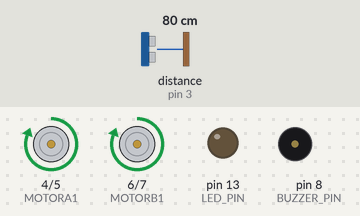
Recording of a sketch running on a simulated Arduino Uno, built with avr-gcc and run on an emulated ATmega328P. Shown: motor-driver pin pairs drawn as motors (green arrow = first pin HIGH = forward, orange = second pin HIGH = backward, longer = more drive), output pins drawn as LEDs (lit = HIGH), buzzer (waves = sounding). Wiring (inferred from the names in the program): ultrasonic range finder: trigger pin 2; echo pin 3. The test bench sets the inputs (shaded band); at power-on: distance to the obstacle (sensor on pin 3) 80 cm. The echo pulse lasts 58.3 µs per cm; pins used as bus, display or sensor lines are not drawn.

Above: at 1.2 s.
1.3 s: distance to the obstacle (sensor on pin 3) set to 13 cm
2.8 s: distance to the obstacle (sensor on pin 3) set to 10 cm
At 3.9 s:
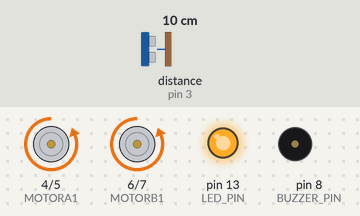
At 6.02 s:
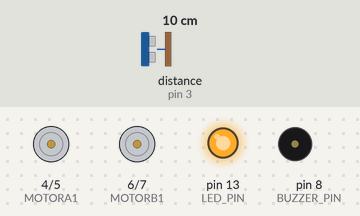
Timing chart, 0 to 13.4 s (numbered marks = the images above; inputs shaded):
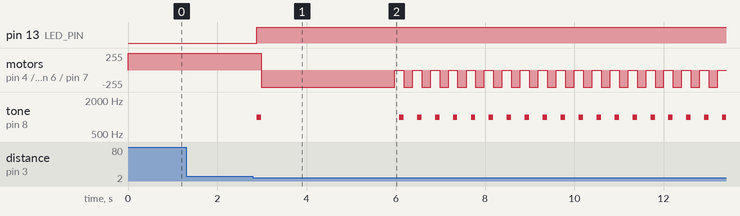

The sketch:

going_straight__obstacle__stop__sound_+_light+back.ino
```cpp
#define TRIGGER_PIN 2
#define ECHO_PIN 3
#define LED_PIN 13
#define BUZZER_PIN 8
#define MOTORA1 4
#define MOTORA2 5
#define MOTORB1 6
#define MOTORB2 7

long distance;
unsigned long moveStartTime;
bool movingForward = true;

void setup() {
  pinMode(TRIGGER_PIN, OUTPUT);
  pinMode(ECHO_PIN, INPUT);
  pinMode(LED_PIN, OUTPUT);
  pinMode(BUZZER_PIN, OUTPUT);
  pinMode(MOTORA1, OUTPUT);
  pinMode(MOTORA2, OUTPUT);
  pinMode(MOTORB1, OUTPUT);
  pinMode(MOTORB2, OUTPUT);

  digitalWrite(MOTORA1, HIGH);
  digitalWrite(MOTORA2, LOW);
  digitalWrite(MOTORB1, HIGH);
  digitalWrite(MOTORB2, LOW);

  Serial.begin(9600);
  moveStartTime = millis();
}

void loop() {
  digitalWrite(TRIGGER_PIN, LOW);
  delayMicroseconds(2);
  digitalWrite(TRIGGER_PIN, HIGH);
  delayMicroseconds(10);
  digitalWrite(TRIGGER_PIN, LOW);

  distance = pulseIn(ECHO_PIN, HIGH) / 58.2;

  if (distance <= 10) {
    digitalWrite(LED_PIN, HIGH);
    tone(BUZZER_PIN, 1000);
    delay(100);
    noTone(BUZZER_PIN);

    // Остановка моторов
    digitalWrite(MOTORA1, LOW);
    digitalWrite(MOTORA2, LOW);
    digitalWrite(MOTORB1, LOW);
    digitalWrite(MOTORB2, LOW);

    // Обратное движение
    unsigned long moveDuration = millis() - moveStartTime;
    moveBackward(moveDuration);

    // Сброс времени движения
    moveStartTime = millis();
  } else {
    digitalWrite(LED_PIN, LOW);

    if (!movingForward) {
      // Сохраняем время начала движения вперед
      moveStartTime = millis();
      movingForward = true;
    }

    // Движение вперед
    digitalWrite(MOTORA1, HIGH);
    digitalWrite(MOTORA2, LOW);
    digitalWrite(MOTORB1, HIGH);
    digitalWrite(MOTORB2, LOW);
  }

  delay(100);
}

void moveBackward(unsigned long duration) {
  // Движение назад
  digitalWrite(MOTORA1, LOW);
  digitalWrite(MOTORA2, HIGH);
  digitalWrite(MOTORB1, LOW);
  digitalWrite(MOTORB2, HIGH);

  delay(duration);

  // Остановка моторов
  digitalWrite(MOTORA1, LOW);
  digitalWrite(MOTORA2, LOW);
  digitalWrite(MOTORB1, LOW);
  digitalWrite(MOTORB2, LOW);

  movingForward = false;
}
```

Measured:
- the behaviour switches between 12 and 11 cm on distance to the obstacle (sensor on pin 3) (found by bisection; images 0 and 1)
- after the input at 1.3 s, every drawn part: stays the same
- after the input at 2.8 s, pin 13 (LED_PIN): LOW → HIGH after 0.09 s; motor on pin 4 (MOTORA1) / pin 5 (MOTORA2): forward 255/255 → backward 255/255 after 0.19 s, then repeats every 0.40 s: stopped 0.20 s, backward 255/255 0.20 s
